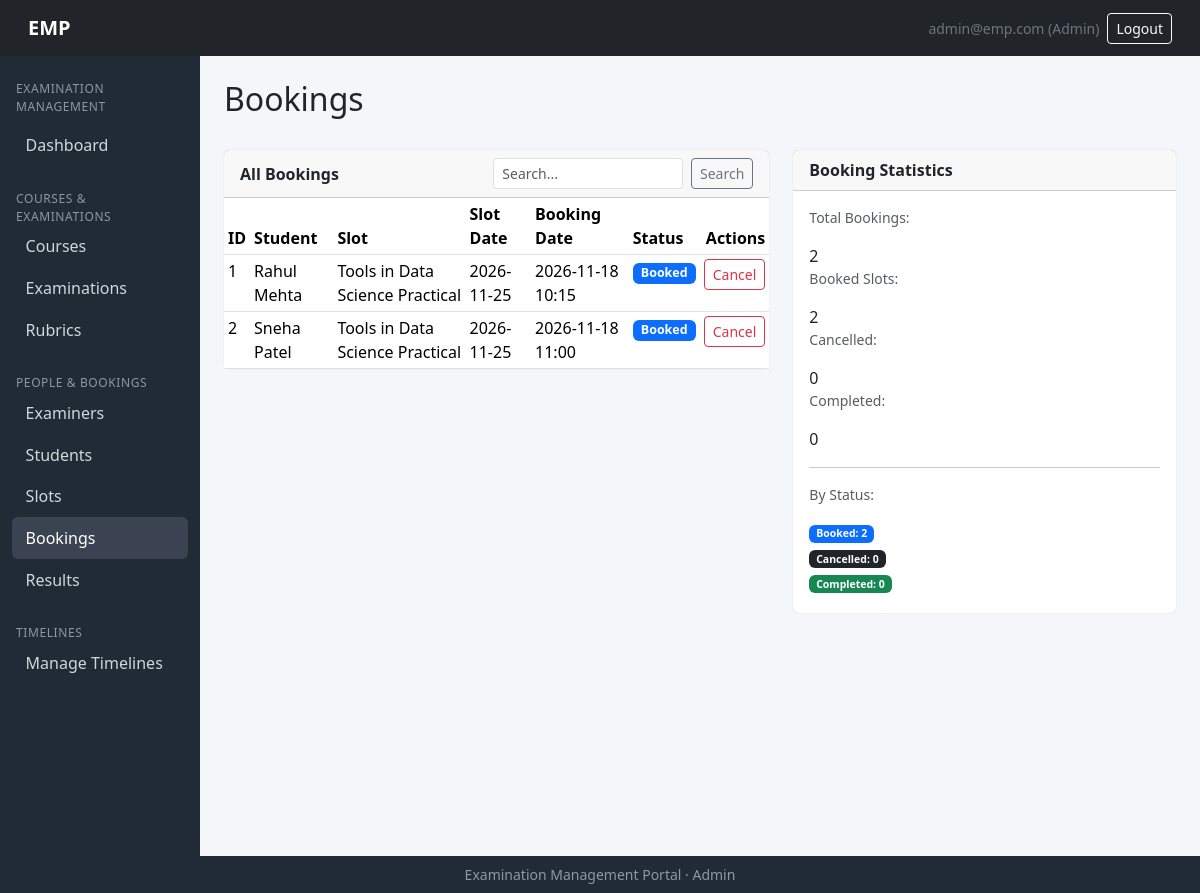
The page /admin/bookings (signed in) on the database as committed earlier.
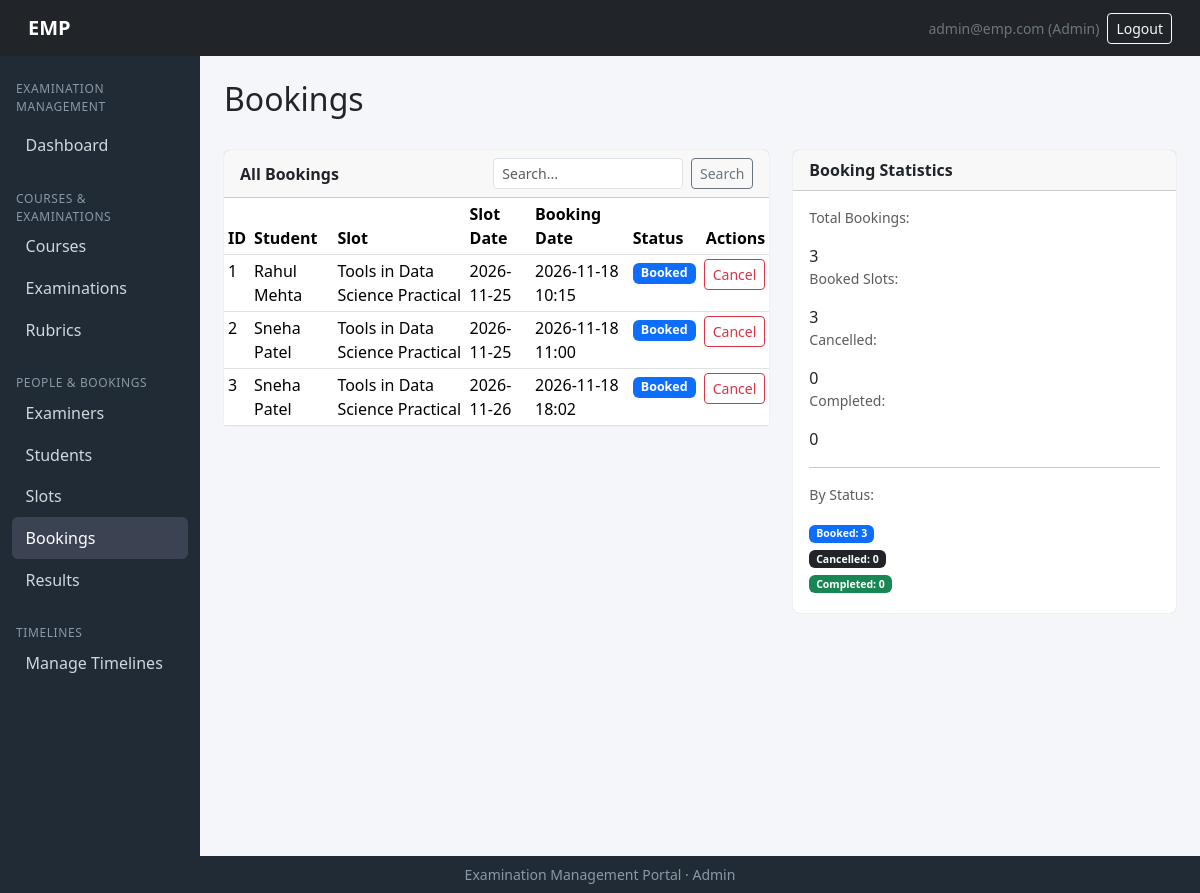
The same page on the database as committed later.
### models/models.py (models this page shows)
class Booking(db.Model):
    __tablename__ = "bookings"
    id    = db.Column(db.Integer, primary_key=True)
    student_id  = db.Column(db.Integer, db.ForeignKey("students.id"), nullable=False)
    slot_id  = db.Column(db.Integer, db.ForeignKey("examination_slots.id"), nullable=False)
    booking_date = db.Column(db.DateTime, default=datetime.utcnow)
    status  =db.Column(db.String(20), default="booked")       # booked|cancelled|completed
    evaluation   =db.relationship("Evaluation", backref="booking", uselist=False)
    __table_args__= (db.UniqueConstraint("student_id", "slot_id", name="uq_student_slot"),)

class Student(db.Model):
    __tablename__ = "students"
    id= db.Column(db.Integer, primary_key=True)
    user_id =db.Column(db.Integer, db.ForeignKey("users.id"), unique=True, nullable=False)
    roll_no = db.Column(db.String(50), unique=True, nullable=False)
    name= db.Column(db.String(120), nullable=False)
    phone=db.Column(db.String(30))
    course_id = db.Column(db.Integer, db.ForeignKey("courses.id"))
    year  =  db.Column(db.String(20))
    status =  db.Column(db.String(20), default="active")       # active|inactive
    course= db.relationship("Course", backref="students")
    bookings=db.relationship("Booking", backref="student")

class Examination(db.Model):
    __tablename__ = "examinations"
    id   = db.Column(db.Integer, primary_key=True)
    course_id = db.Column(db.Integer, db.ForeignKey("courses.id"), nullable=False)
    name     = db.Column(db.String(150), nullable=False)
    exam_type= db.Column(db.String(30), nullable=False)   # Viva|Practical|Project Demo|Assessment
    duration = db.Column(db.Integer, nullable=False)       # in minutes ig?
    max_marks = db.Column(db.Integer, nullable=False)
    slot_creation_start = db.Column(db.DateTime)
    slot_creation_end=db.Column(db.DateTime)
    slot_booking_start  = db.Column(db.DateTime)
    slot_booking_end  = db.Column(db.DateTime)
    status = db.Column(db.String(20), default="draft")  # draft|slot_creation|booking_open|closed|completed perhaps
    rubrics = db.relationship("Rubric", backref="exam")
    slots  = db.relationship("ExaminationSlot", backref="exam")

### routes/admin_routes.py (the view)
@admin_bp.route('/bookings')
def bookings():
    if not admin_only():
        return redirect(url_for('auth.login'))
    q = request.args.get('q', '').strip()
    query = Booking.query
    if q:
        query = query.join(Student).filter(Student.name.ilike(f'%{q}%'))
    booking_items = [{
        'id': b.id,
        'student_name': b.student.name if b.student else 'N/A',
        'slot_exam_name': b.slot.exam.name if (b.slot and b.slot.exam) else 'N/A',
        'slot_date': b.slot.date.strftime('%Y-%m-%d') if (b.slot and b.slot.date) else 'N/A',
        'booking_date': b.booking_date.strftime('%Y-%m-%d %H:%M') if b.booking_date else '',
        'status': b.status.capitalize()
    } for b in query.all()]
    booked_slots = Booking.query.filter_by(status='booked').count()
    cancelled = Booking.query.filter_by(status='cancelled').count()
    completed = Booking.query.filter_by(status='completed').count()
    stats = {
        'total_bookings': Booking.query.count(),
        'booked_slots': booked_slots,
        'cancelled': cancelled,
        'completed': completed
    }
    status_stats = [
        {'name': 'Booked', 'count': booked_slots, 'color': 'primary'},
        {'name': 'Cancelled', 'count': cancelled, 'color': 'dark'},
        {'name': 'Completed', 'count': completed, 'color': 'success'},
    ]
    return render_template('admin/bookings.html',
                           bookings=booking_items,
                           stats=stats,
                           status_stats=status_stats,
                           q=q)

### app.py (called while the page is built)
@login_manager.user_loader
def load_user(user_id):
    return User.query.get(int(user_id))

### routes/admin_routes.py (called while the page is built)
def admin_only():
    if current_user.role != 'admin':
        flash('Access denied.', 'danger')
        return False
    return True

### templates/admin/bookings.html (shortened to what this page needs)
{% extends "admin/base_admin.html" %}
{% import "admin/_macros.html" as macros %}
{% import "admin/_status.html" as status %}
{% block content %}
<div class="d-flex justify-content-between align-items-center mb-4">
    <h2>Bookings</h2>
</div>
<div class="row g-4">
    <div class="col-lg-7">
        <div class="card">
            <div class="card-header d-flex justify-content-between align-items-center">
                <span class="fw-semibold">All Bookings</span>
                <form method="GET" action="{{ url_for('admin.bookings') }}" class="d-flex gap-2" style="width:260px;">
                    <input type="text" name="q" class="form-control form-control-sm" placeholder="Search..." value="{{ q or '' }}">
                    <button type="submit" class="btn btn-sm btn-outline-secondary">Search</button>
                </form>
            </div>
            <div class="table-responsive">
                <table class="table table-sm table-hover mb-0">
                    <thead>
                        <tr>
                            <th>ID</th>
                            <th> Student</th>
                            <th>Slot</th>
                            <th>Slot Date</th>
                            <th>Booking Date</th>
                            <th>Status</th>
                            <th class= "text-end" >Actions</th>
                        </tr>
                    </thead>
                    <tbody>
                        {% for b in bookings %}
                            <tr>
                                <td>{{ b.id }}</td>
                                <td>{{ b.student_name }}</td>
                                <td>{{ b.slot_exam_name }}</td>
                                <td>{{ b.slot_date }}</td>
                                <td>{{ b.booking_date }}</td>
                                <td>{{ status.status_badge(b.status) }}</td>
                                <td class="text-end">
                                    {% if b.status == 'Booked' %}
                                        <form method="POST" action="{{ url_for('admin.booking_cancel', booking_id=b.id) }}" class="d-inline"
                                              onsubmit="return confirm('Cancel this booking?')">
                                            <button type="submit" class="btn btn-sm btn-outline-danger">Cancel</button>
                                        </form>
                                    {% endif %}
                                </td>
                            </tr>
                        {% else %}
                            <tr><td colspan="7" class="text-center text-muted py-4">No bookings found.</td></tr>
                        {% endfor %}
                    </tbody>
                </table>
            </div>
        </div>
    </div>
    <div class="col-lg-5">
        <div class="card">
            <div class="card-header fw-semibold">Booking Statistics</div>
            <div class="card-body">
                <p class="small text-muted">Total Bookings:</p>
                <div class="stat-num">{{ stats.total_bookings }}</div>
                <p class="small text-muted">Booked Slots:</p>
                <div class="stat-num">{{ stats.booked_slots }}</div>
                <p class="small text-muted">Cancelled:</p>
                <div class="stat-num">{{ stats.cancelled }}</div>
                <p class="small text-muted">Completed:</p>
                <div class="stat-num">{{ stats.completed }}</div>
                <hr class="my-3">
                <p class="small text-muted">By Status:</p>
                {% for s in status_stats %}
                    <p class="small mb-1"><span class="badge bg-{{ s.color }}">{{ s.name }}: {{ s.count }}</span></p>
                {% endfor %}
            </div>
        </div>
    </div>
</div>
{% endblock %}

### templates/admin/_status.html
{% macro status_badge(status) %}
{% set m = {
  'Draft':'secondary',
  'Slot Creation':'info',
  'Booking Open':'primary',
  'Closed':'warning',
  'Completed':'success',
  'Available':'success',
  'Full':'danger',
  'Cancelled':'dark',
  'Completed':'success',
  'Booked':'primary',
  'Cancelled':'dark',
  'Completed':'success',
  'Active':'success',
  'Inactive':'secondary',
  'Pending':'warning',
  'Approved':'success',
  'Rejected':'danger',
  'Open':'success',
  'Closed':'danger'
} %}
{% set color = m.get(status, 'secondary') %}
<span class="badge bg-{{ color }} badge-status">{{ status }}</span>
{% endmacro %}

Rows that differ between the two databases and show on the page:
added Booking: id "3", student_name "Sneha Patel", slot_exam_name "Tools in Data Science Practical", slot_date "2026-11-26", booking_date "2026-11-18 18:02", status "Booked"
Other text that changed with them:
{{ stats.total_bookings }}: "2" → "3"
{{ stats.booked_slots }}: "2" → "3"
new list line: "Booked : 3"
list line gone: "Booked : 2"
